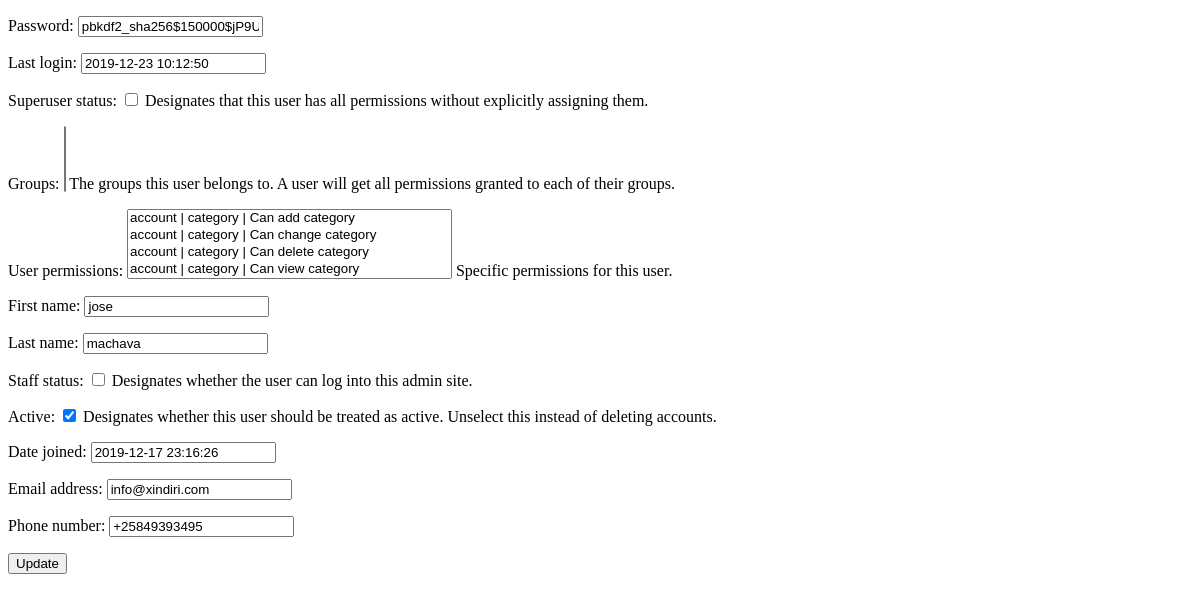
The app's page /dashboard/user/9/update, older data.
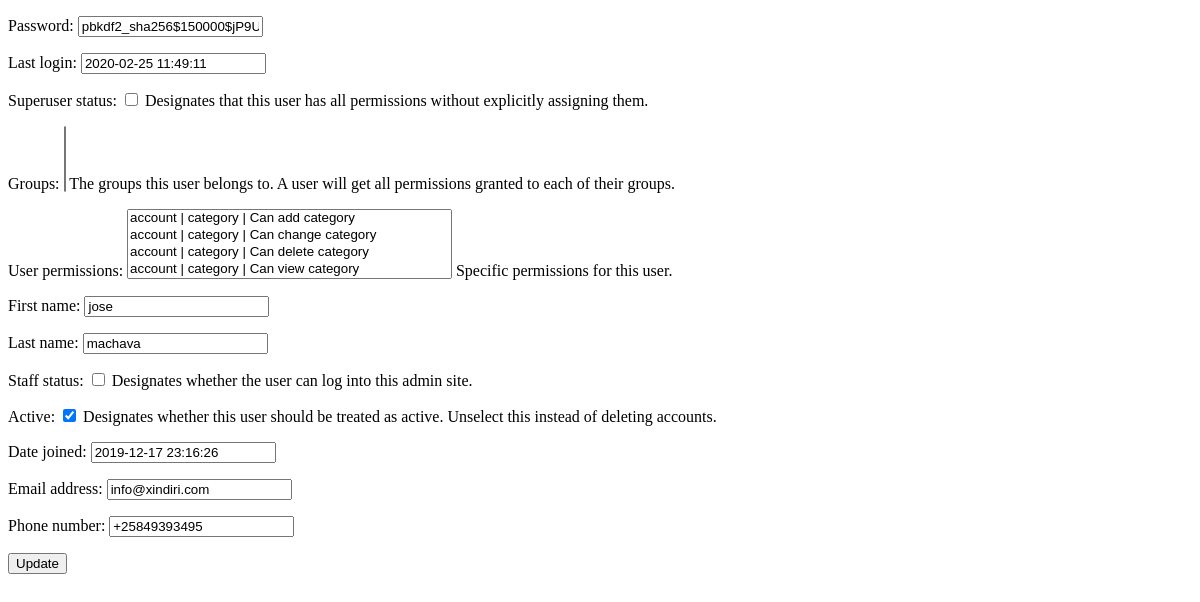
The same page, newer data.
### account/models.py (models this page shows)
class User(AbstractUser):
    username = None
    email = models.EmailField(_('email address'), unique=True)
    phone_regex = RegexValidator(regex=r'^\+?258?\d{9,13}$',
                                 message="O número de telefone deve ser digitado no formato: '+258849293949'. São permitidos até 13 dígitos.")
    phone_number = models.CharField(validators=[phone_regex], max_length=13, blank=True)  # validators should be a list
    USERNAME_FIELD = 'email'
    REQUIRED_FIELDS = []
    objects = UserManager()

### dashboard/views.py (the view, shortened to what this page needs)
# urls.py: path('user/<int:pk>/update', views.UserUpdateView.as_view(),
class UserUpdateView(UpdateView):
    model = User
    template_name = 'dashboard/user/update.html'
    context_object_name = 'user'
    fields = "__all__"

### price/templates/dashboard/user/update.html (shortened to what this page needs)
<!DOCTYPE html>
<html lang="en">
<head>
</head>
<body>
<form method="post">
    {{form.as_p}}
    <button type="submit" class="btn btn-success">Update</button>
</form>
</body>
</html>

Row changes from the older to the newer data that the page shows:
changed User "pbkdf2_sha256$150000$jP9UZaAxJhWT$CQGlMyTUDGHWSbjjb7nZUVPRa4qOgpuxQ6kEcts7tj4=": last_login "2019-12-23 10:12:50" → "2020-02-25 11:49:11"
